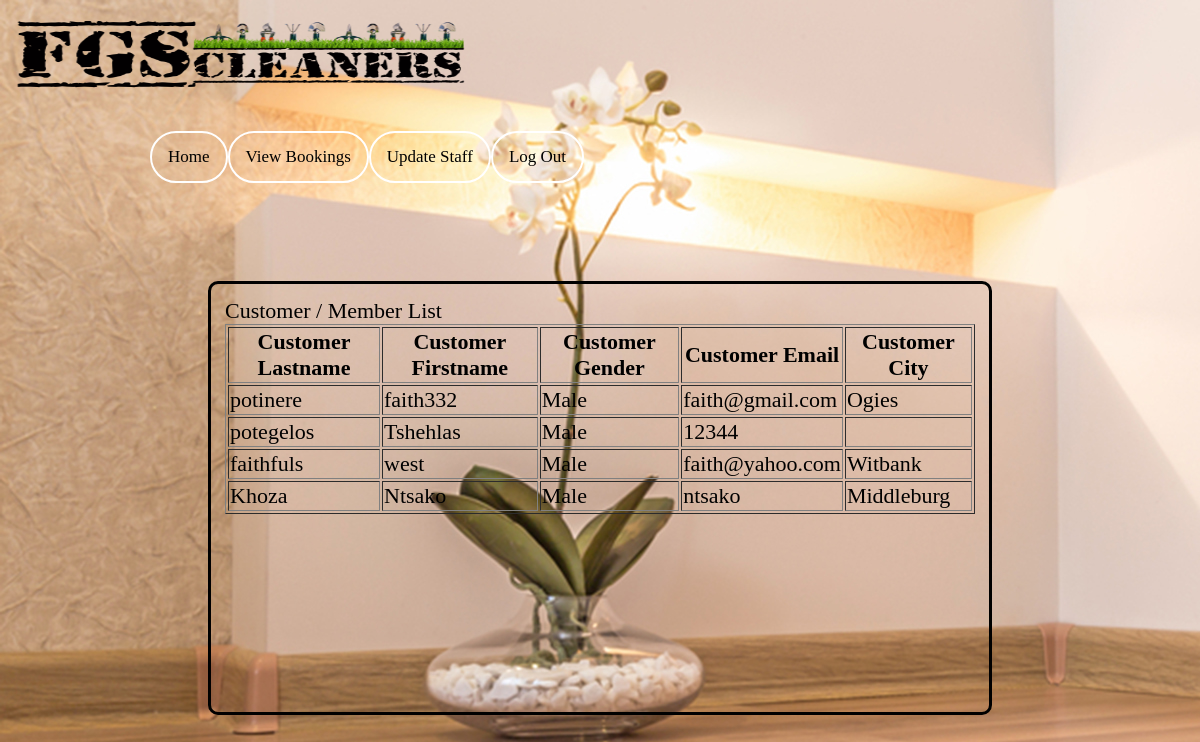
Page /?controller=showAllCustomer&action=showAllCustomer on the committed database.
### tables this page shows
CREATE TABLE `tbl_customer` (
  `cust_id` int(5) unsigned zerofill NOT NULL AUTO_INCREMENT,
  `cust_fName` varchar(20) DEFAULT NULL,
  `cust_lName` varchar(20) DEFAULT NULL,
  `cust_gender` varchar(20) DEFAULT NULL,
  `cust_title` varchar(15) DEFAULT NULL,
  `cust_idNum` int(13) DEFAULT NULL,
  `cust_email` varchar(30) DEFAULT NULL,
  `cust_city` varchar(20) DEFAULT NULL,
  `cust_profPic` varchar(100) DEFAULT NULL,
  `cust_active` varchar(1) DEFAULT 'Y',
  `cust_password` varchar(30) DEFAULT NULL,
  `cust_role` int(1) DEFAULT '1',
  PRIMARY KEY (`cust_id`)
);

### index.php (called while the page is built, shortened)
<?php
        require_once 'routes.php';
?>

### Models/showAllCustomerModel.php (called while the page is built, shortened)
<?php
  class ViewCustomers {
    	public function __construct($cust_lName,$cust_fName,$cust_email,$cust_gender,$cust_city) {
      		$this->cust_lName  = $cust_lName;
      		$this->cust_fName  = $cust_fName;
      		$this->cust_email  = $cust_email;
      		$this->cust_gender  = $cust_gender;
      		$this->cust_city  = $cust_city;
    	}
	public static function all() {
      		$list = array();
      		$db = Db::getInstance();
      		$req = $db->query('SELECT * FROM tbl_customer');
      		foreach($req->fetchAll() as $customer) {
        		$list[] = new ViewCustomers($customer['cust_lName'], $customer['cust_fName'], $customer['cust_email'], $customer['cust_gender'], $customer['cust_city']);
      		}
      	return $list;
    	}
}

### Views/allCustomerView.php (the view, shortened to what this page needs)
<!DOCTYPE html>
<html>
<head>
<link rel="stylesheet" href="public/styling.css" />
</head>
<body class="body">
<div class="toptop" style="align:center;">
<div  class="logoHolder">
		        <img  class="logo" src="public/images/lastLogo2.png"; >
		  </div>
</div>
	<div style="margin:0 auto;" class="navParent">
		<div  class="topnav">
                  <a class="active" href="?controller=homePage&action=adminHome">Home</a>
		  <a  class="active" href="?controller=allBookingZ&action=allBookingZ">View Bookings</a></li>
		  <a  class="active" href="?controller=updateStaff&action=updateStaff">Update Staff</a></li>
 <a class="active" href="?controller=logout&action=logout">Log Out</a>
		</div>
	</div>
<div style="margin:0 auto;" class="content">
<?php
echo "Customer / Member List";
echo "<form method = GET><table border='1'><tr>
<th>Customer Lastname</th><th>Customer Firstname</th><th>Customer Gender</th><th>Customer Email</th><th>Customer City</th>
</tr>";
foreach ($allCustomer as $cust) {
echo "<tr>
<td>$cust->cust_lName</td>
<td>$cust->cust_fName</td>
<td>$cust->cust_gender</td>
<td>$cust->cust_email</td>
<td>$cust->cust_city</td>
</tr>";
}
?>
</table></form>
</div>
<div style="margin:0 auto;" class="bottomButton">
</div>
</body>
</html>

### public/styling.css (style rules this page uses)
.toptop { border-width:2px; --border-style:solid; border-color:white; --background-color:#0000FF; position:relative; border-radius:10px; }
.topnav { font-family:'Actor'; font-size:22px; background:transparent; overflow: hidden; border-radius:10px; }
.topnav a { float: left; color: #f2f2f2; text-align: center; padding: 14px 16px; text-decoration: none; font-size: 17px; background:transparent; }
.topnav a.active { background-color: #4CAF50; background:transparent; color: black; }
.topnav { border-radius:10px; }
.bottomButton { width:100px; height:50%; border-radius:10px; background:transparent; font-size:19px; font-weight:bold; }
.body { font-family:'Actor';font-size:22px; background-color:#0000FF; background-image: url('../public/images/bg8.jpg'); height:auto; }
.active { border-width:2px; border-style:solid; border-color:white; border-radius:29px; }
.logo { width:550px; height:90px; --margin:10px auto 20px; --display:block; }
.logoHolder { width:100%; }
.content { padding:14px; width:750px; height:400px; border-color:black; border-style:solid; border-radius:10px; }
.navParent { height:120px; width:900px;%; -- position:fixed; }
* { box-sizing: border-box; }
*, *:before, *:after { box-sizing: inherit; }
.bottomButton { height:20px; }

### rows in the picture
tbl_customer: cust_lName "potinere", cust_fName "faith332", cust_gender "Male", cust_email "faith@gmail.com", cust_city "Ogies"
tbl_customer: cust_lName "potegelos", cust_fName "Tshehlas", cust_gender "Male", cust_email "12344"
tbl_customer: cust_lName "faithfuls", cust_fName "west", cust_gender "Male", cust_email "faith@yahoo.com", cust_city "Witbank"
tbl_customer: cust_lName "Khoza", cust_fName "Ntsako", cust_gender "Male", cust_email "ntsako", cust_city "Middleburg"
